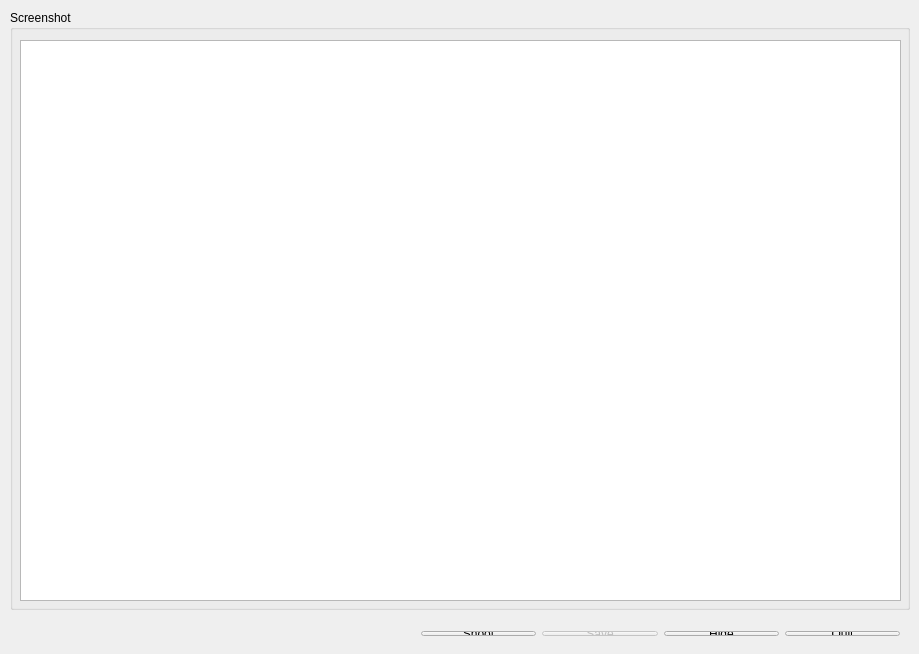
<?xml version="1.0" encoding="UTF-8"?>
<ui version="4.0">
 <class>MainWindow</class>
 <widget class="QMainWindow" name="MainWindow">
  <property name="geometry">
   <rect>
    <x>0</x>
    <y>0</y>
    <width>919</width>
    <height>654</height>
   </rect>
  </property>
  <property name="windowTitle">
   <string>System-trayed Application</string>
  </property>
  <widget class="QWidget" name="centralWidget">
   <widget class="QGroupBox" name="screenshotBox">
    <property name="geometry">
     <rect>
      <x>10</x>
      <y>10</y>
      <width>900</width>
      <height>600</height>
     </rect>
    </property>
    <property name="title">
     <string>Screenshot</string>
    </property>
    <widget class="QGraphicsView" name="screenshotView">
     <property name="geometry">
      <rect>
       <x>10</x>
       <y>30</y>
       <width>881</width>
       <height>561</height>
      </rect>
     </property>
    </widget>
   </widget>
   <widget class="QWidget" name="layoutWidget">
    <property name="geometry">
     <rect>
      <x>410</x>
      <y>620</y>
      <width>501</width>
      <height>27</height>
     </rect>
    </property>
    <layout class="QHBoxLayout" name="buttonLayout">
     <item>
      <widget class="QPushButton" name="shootButton">
       <property name="text">
        <string>&amp;Shoot</string>
       </property>
      </widget>
     </item>
     <item>
      <widget class="QPushButton" name="saveButton">
       <property name="enabled">
        <bool>false</bool>
       </property>
       <property name="text">
        <string>S&amp;ave</string>
       </property>
      </widget>
     </item>
     <item>
      <widget class="QPushButton" name="hideButton">
       <property name="text">
        <string>&amp;Hide</string>
       </property>
      </widget>
     </item>
     <item>
      <widget class="QPushButton" name="quitButton">
       <property name="text">
        <string>&amp;Quit</string>
       </property>
      </widget>
     </item>
    </layout>
   </widget>
  </widget>
 </widget>
 <layoutdefault spacing="6" margin="11"/>
 <resources/>
 <connections/>
</ui>
